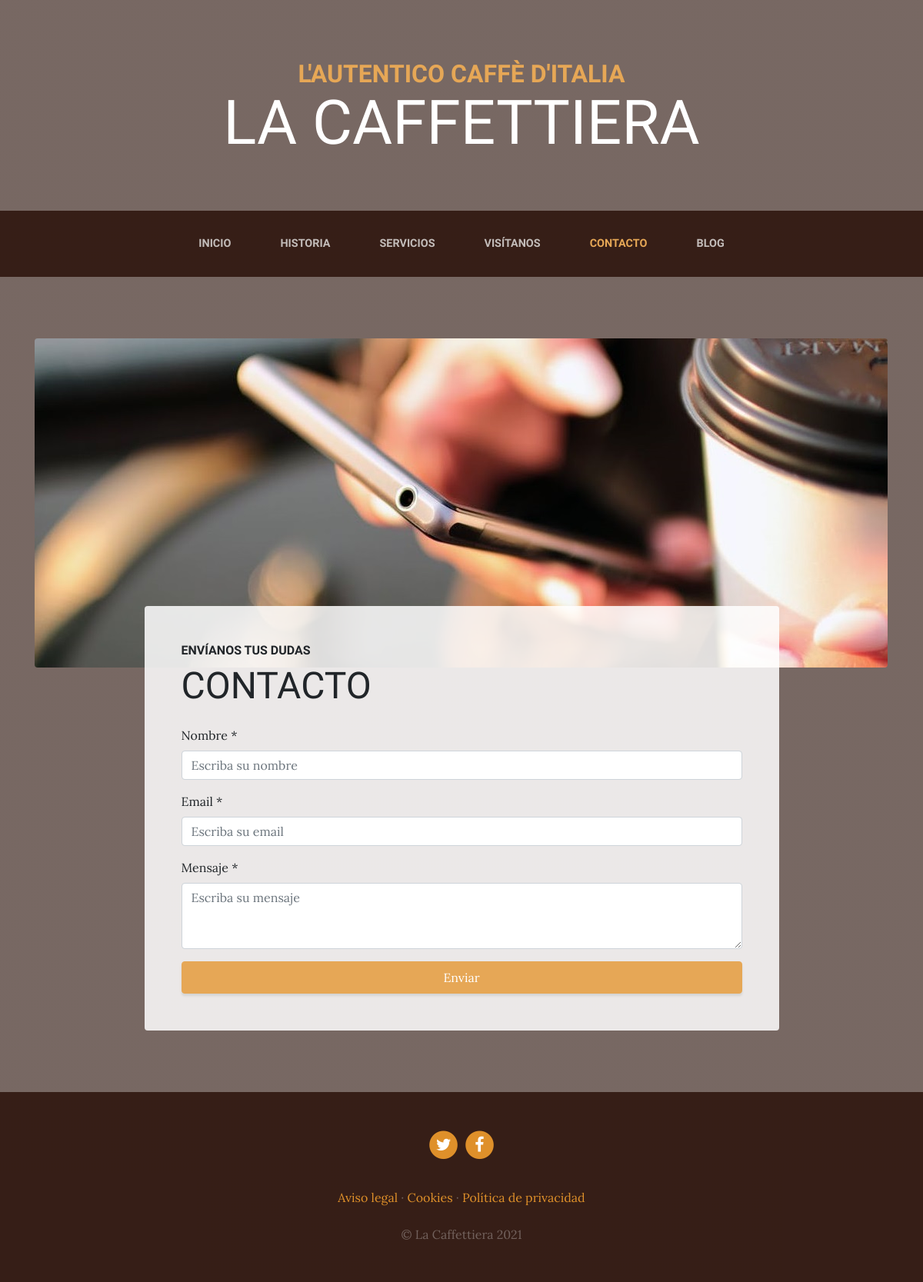
Page /contact/ on the committed database.
### pages/models.py (models this page shows, shortened)
class Page(models.Model):
    title=models.CharField(max_length=200,verbose_name="Titulo")
    content=RichTextField(verbose_name="Contenido")
    order=models.SmallIntegerField(verbose_name="Orden", default=0)
    created=models.DateTimeField(auto_now_add=True,verbose_name="Fecha de cracion")
    updated=models.DateTimeField(auto_now=True,verbose_name="Fecha de modificacion")
    class Meta:
        verbose_name = 'pagina'
        verbose_name_plural = 'paginas'
        ordering=['order','title']

### contact/views.py (the view, shortened to what this page needs)
# urls.py: path('', views.contact, name="contact"),
def contact(request):
    contact_form= ContactForm()
    return render(request, "contact/contact.html", {'form':contact_form})

### contact/forms.py
class ContactForm(forms.Form):
    name=forms.CharField(label="Nombre",required=True, widget=forms.TextInput(
        attrs={'class':'form-control', 'placeholder':'Escriba su nombre'})
        ,min_length=3,max_length=100)
    email=forms.EmailField(label="Email",required=True, widget=forms.EmailInput(
        attrs={'class':'form-control', 'placeholder':'Escriba su email'})
        ,min_length=3,max_length=100)
    content=forms.CharField(label="Contenido",required=True,widget=forms.Textarea(
        attrs={'class':'form-control', 'rows':3, 'placeholder':'Escriba su mensaje'})
        ,min_length=10,max_length=1000)

### pages/templatetags/pages_extras.py (called while the page is built)
@register.simple_tag
def get_page_list():
    pages=Page.objects.all()
    return pages

### social/processors.py (called while the page is built)
def ctx_dict(request):
    ctx={}
    links=Link.objects.all()
    for link in links:
        ctx[link.key]= link.url
    return ctx

### contact/templates/contact/contact.html (shortened to what this page needs)
{% extends 'core/base.html' %}
{% load static %}
{% block content %}
<section class="page-section about-heading">
  <div class="container">
    <img class="img-fluid rounded about-heading-img mb-3 mb-lg-0" src="{% static 'core/img/contact.jpg' %}" alt="">
    <div class="about-heading-content">
      <div class="row">
        <div class="col-xl-9 col-lg-10 mx-auto">
          <div class="bg-faded rounded p-5">
            <h2 class="section-heading mb-4">
              <span class="section-heading-upper">Envíanos tus dudas</span>
              <span class="section-heading-lower">Contacto</span>
            </h2>
            <form action="" method="POST">
                <div class="form-group">
                    <label>Nombre *</label>
                    <div class="input-group">
                        {{form.name}}
                    </div>
                </div>
                <div class="form-group">
                    <label>Email *</label>
                    <div class="input-group">
                        {{form.email}}
                    </div>
                </div>
                <div class="form-group">
                    <label>Mensaje *</label>
                    <div class="input-group">
                        {{form.content}}
                    </div>
                </div>
                <div class="text-center">
                    <input type="submit" class="btn btn-primary btn-block py-2" value="Enviar">
                </div>
            </form>
          </div>
        </div>
      </div>
    </div>
  </div>
</section>
{% endblock %}

### core/templates/core/base.html (shortened to what this page needs)
<!DOCTYPE html>
<html lang="es">
  <head>
    {% load static %}
    <link href="{% static 'core/vendor/bootstrap/css/bootstrap.min.css' %}" rel="stylesheet">
    <link href="{% static 'core/vendor/font-awesome/css/font-awesome.min.css' %}" rel="stylesheet" type="text/css">
    <link href="{% static 'core/css/business-casual.css' %}" rel="stylesheet">
  </head>
  <body>
    <h1 class="site-heading text-center text-white d-none d-lg-block">
      <span class="site-heading-upper text-primary mb-3">L'autentico caffè d'italia</span>
      <span class="site-heading-lower">La Caffettiera</span>
    </h1>
    <nav class="navbar navbar-expand-lg navbar-dark py-lg-4" id="mainNav">
      <div class="container">
        <div class="collapse navbar-collapse" id="navbarResponsive">
          <ul class="navbar-nav mx-auto">
            <li class="nav-item px-lg-4 {% if request.path == '/' %}active{% endif %}">
              <a class="nav-link text-uppercase text-expanded" href="{% url 'home' %}">Inicio</a>
            </li>
            <li class="nav-item px-lg-4 {% if request.path == '/about/' %}active{% endif %}">
              <a class="nav-link text-uppercase text-expanded" href="{% url 'about' %}">Historia</a>
            </li>
            <li class="nav-item px-lg-4 {% if request.path == '/services/' %}active{% endif %}">
              <a class="nav-link text-uppercase text-expanded" href="{% url 'services' %}">Servicios</a>
            </li>
            <li class="nav-item px-lg-4 {% if request.path == '/store/' %}active{% endif %}">
              <a class="nav-link text-uppercase text-expanded" href="{% url 'store' %}">Visítanos</a>
            </li>
            <li class="nav-item px-lg-4 {% if request.path == '/contact/' %}active{% endif %}">
              <a class="nav-link text-uppercase text-expanded" href="{% url 'contact' %}">Contacto</a>
            </li>
            <li class="nav-item px-lg-4 {% if request.path|slice:":6" == '/blog/' %}active{% endif %}">
              <a class="nav-link text-uppercase text-expanded" href="{% url 'blog' %}">Blog</a>
            </li>
          </ul>
        </div>
      </div>
    </nav>
    {% block content %} {% endblock %}
    <footer class="footer text-faded text-center py-5">
      <div class="container">
        <p class="m-0">
	       {% if LINK_TWITTER %}
            <a href="{{LINK_TWITTER}}" class="link">
              <span class="fa-stack fa-lg">
                <i class="fa fa-circle fa-stack-2x"></i>
                <i class="fa fa-twitter fa-stack-1x fa-inverse"></i>
              </span>
            </a>
          {% endif %}
	        {% if LINK_FACEBOOK %}
            <a href="{{LINK_FACEBOOK}}" class="link">
              <span class="fa-stack fa-lg">
                <i class="fa fa-circle fa-stack-2x"></i>
                <i class="fa fa-facebook fa-stack-1x fa-inverse"></i>
              </span>
            </a>
          {% endif %}
	    </p>
        <p class="m-0 mbt">
          {% load pages_extras %}
          {% get_page_list as page_list %}
          {% for page in page_list %}
          <a href="{% url 'page' page.id page.title|slugify %}" class="link">{{page.title}}</a> {% if not forloop.last %} ·{% endif %}
          {% endfor %}
		</p>
        <p class="m-0 mbt1">&copy; La Caffettiera 2021</p>
      </div>
	</footer>
  </body>
</html>

### core/static/core/css/business-casual.css (style rules this page uses)
body { font-family: 'Lora'; background: linear-gradient(rgba(47, 23, 15, 0.65), rgba(47, 23, 15, 0.65)), url("../img/bg.jpg"); background-attachment: fixed; background-position: center; background-size: cover; }
h1, h2, h3, h4, h5, h6 { font-family: 'Raleway'; }
p { line-height: 1.75; }
.text-faded { color: rgba(255, 255, 255, 0.3); }
.site-heading { margin-top: 5rem; margin-bottom: 5rem; text-transform: uppercase; line-height: 1; font-family: 'Raleway'; }
.site-heading .site-heading-upper { display: block; font-size: 2rem; font-weight: 800; }
.site-heading .site-heading-lower { font-size: 5rem; font-weight: 100; line-height: 4rem; }
.page-section { margin-top: 5rem; margin-bottom: 5rem; }
.section-heading { text-transform: uppercase; }
.section-heading .section-heading-upper { display: block; font-size: 1rem; font-weight: 800; padding-bottom:.5rem; }
.section-heading .section-heading-lower { display: block; font-size: 3rem; font-weight: 100; }
.bg-faded { background-color: rgba(255, 255, 255, 0.85); }
#mainNav { background-color: rgba(47, 23, 15, 0.9); font-family: 'Raleway'; }
#mainNav .navbar-nav .nav-item .nav-link { color: rgba(255, 255, 255, 0.7); font-weight: 800; }
#mainNav .navbar-nav .nav-item.active .nav-link { color: #e6a756; }
@media (min-width: 992px) { #mainNav .navbar-nav .nav-item .nav-link { font-size: 0.9rem; } }
@media (min-width: 992px) { .about-heading .about-heading-img { position: relative; z-index: 0; } }
@media (min-width: 992px) { .about-heading .about-heading-content { margin-top: -5rem; position: relative; z-index: 1; } }
.footer { background-color: rgba(47, 23, 15, 0.9); }
.text-primary { color: #e6a756 !important; }
.btn { box-shadow: 0px 3px 3px 0px rgba(33, 37, 41, 0.1); }
.btn-primary { background-color: #e6a756; border-color: #e6a756; }
.mbt { padding-top: 2rem; }
.mbt1 { padding-top: 1.25rem; }
a.link { color: #df902a; }

### rows in the picture
Page: title "Aviso legal"
Page: title "Cookies"
Page: title "Política de privacidad"
